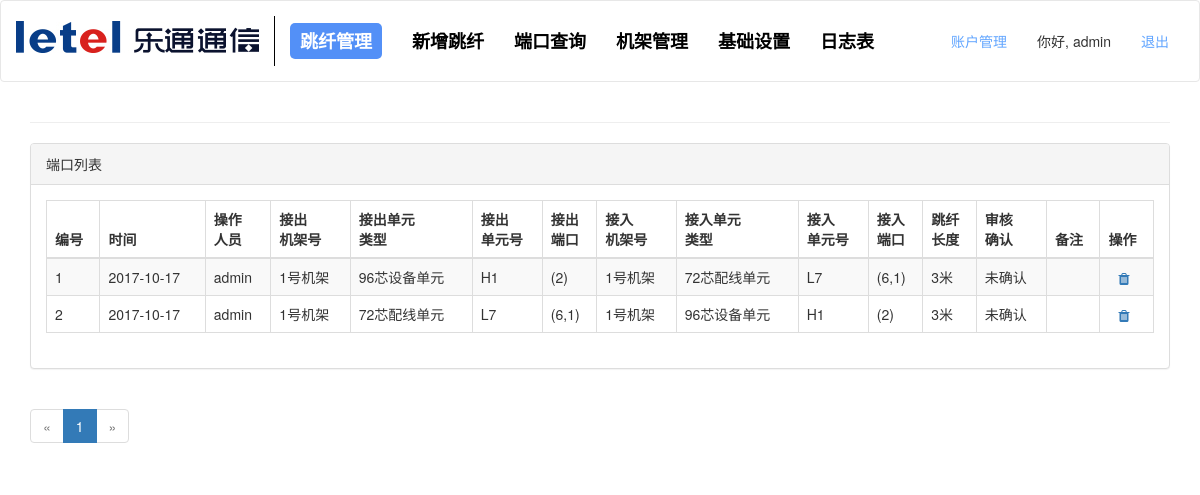
Page / (signed in) on the committed database.
### app/models.py (models this page shows, shortened)
class User(UserMixin, db.Model):
    __tablename__ = 'User'
    id = db.Column(db.Integer, primary_key=True)
    email = db.Column(db.String(64))
    username = db.Column(db.String(64), unique=True, index=True)
    password_hash = db.Column(db.String(128))
    role_id = db.Column(db.Integer, db.ForeignKey('roles.id')) #外键role_id = roles.id= roles表中的id
    status = db.Column(db.Boolean, default=True)
    logs = db.relationship('Log', backref='user', lazy='dynamic')
    @property
    def password(self):
        raise AttributeError('password is not a readable attribute')
    def can(self, permissions):
        return self.role is not None and \
            (self.role.permissions & permissions) == permissions
    def is_administrator(self):
        return self.can(Permission.ADMINISTER)

class DuankouTable(db.Model):
    __tablename__ = '端口'
    id = db.Column(db.Integer, primary_key=True)
    jiechu_jijia = db.Column(db.String(64))
    jiechu_side = db.Column(db.String(32))
    jiechu_slotnum = db.Column(db.Integer)
    jiechu_row = db.Column(db.Integer)
    jiechu_col = db.Column(db.Integer)
    jieru_jijia = db.Column(db.String(64))
    jieru_side = db.Column(db.String(32))  # slot块数
    jieru_slotnum = db.Column(db.Integer)  # 每块slot有几排
    jieru_row = db.Column(db.Integer)  # 每块slot有几列
    jieru_col = db.Column(db.Integer)
    line = db.Column(db.Integer)
    updated_time = db.Column(db.DateTime, default=datetime.now())
    username = db.Column(db.String(64))
    confirm = db.Column(db.Boolean, default=False)
    remark = db.Column(db.String(128))  # 备注

### app/main/views.py (the view)
@main.route('/', methods=['GET', 'POST'])
@login_required
def manage_jumping():
    page = request.args.get('page', 1, type=int)
    pagination = DuankouTable.query.paginate(page, per_page=100, error_out=False)
    duankouTables = pagination.items
    return render_template('manage_jumping.html', duankouTables=duankouTables, pagination=pagination)

### app/main/filters.py (called while the page is built)
def peixian_danyuan(s):
    if isinstance(s, int):
        s = str(s)
    PEIXIAN_DANYUAN = {
        '1': '12',
        '2': '11',
        '3': '10',
        '4': '9',
        '5': '8',
        '6': '7',
        '7': '6',
        '8': '5',
        '9': '4',
        '10': '3',
        '11': '2',
        '12': '1'
    }
    return PEIXIAN_DANYUAN[s]

def format_time(time):
    time = time.strftime("%Y-%m-%d")
    return time

### app/models.py (called while the page is built)
@login_manager.user_loader
def load_user(user_id):
    return User.query.get(int(user_id))

### app/templates/manage_jumping.html (shortened to what this page needs)
{% extends "base.html" %}
{% import "_macros.html" as macros %}
{% block styles %}
    {{ super() }}
    <link href={{ url_for('static', filename = 'vendor/app/css/manage_jumping.css') }} rel="stylesheet">
{% endblock %}
{% block page_content %}
<div class="page-header" style="background: #ffffff">
</div>
<div class="row">
    <div class="col-md-12">
        <div class="panel panel-default">
            <div class="panel-heading">
                端口列表
            </div>
            <div class="panel-body">
                <div class="table-responsive">
                    <table class="table table-striped table-bordered table-hover">
                        <thead>
                            <tr>
                                <th>编号</th>
                                <th>时间</th>
                                <th>操作<br>人员</th>
                                <th>接出<br>机架号</th>
                                <th>接出单元<br>类型</th>
                                <th>接出<br>单元号</th>
                                <th>接出<br>端口</th>
                                <th>接入<br>机架号</th>
                                <th>接入单元<br>类型</th>
                                <th>接入<br>单元号</th>
                                <th>接入<br>端口</th>
                                <th>跳纤<br>长度</th>
                                <th>审核<br>确认</th>
                                <th>备注</th>
                                <th>操作</th>
                            </tr>
                        </thead>
                        <tbody>
                            {% for duankouTable in duankouTables %}
                                <tr>
                                    {% if duankouTables %}
                                        <td>{{ duankouTables.index(duankouTable)+1 }}</td>
                                    {% endif %}
                                    <td>{{ duankouTable.updated_time | format_time }}</td>
                                    <td>{{ duankouTable.username }}</td>
                                    <td>{{ duankouTable.jiechu_jijia }}</td>
                                    <td>{{ duankouTable.jiechu_side }}</td>
                                    {% if duankouTable.jiechu_side == '72芯配线单元' %}
                                        <td>L{{ duankouTable.jiechu_slotnum | peixian_danyuan }}</td>
                                    {% else %}
                                        <td>H{{ duankouTable.jiechu_slotnum }}</td>
                                    {% endif %}
                                    {% if duankouTable.jiechu_side == '96芯设备单元' %}
                                        <td>({{ 1+24*(duankouTable.jiechu_row-1)+(duankouTable.jiechu_col-1) }})</td>
                                    {% else %}
                                        <td>({{ duankouTable.jiechu_row }},{{ duankouTable.jiechu_col }})</td>
                                    {% endif %}
                                    <td>{{ duankouTable.jieru_jijia }}</td>
                                    <td>{{ duankouTable.jieru_side }}</td>
                                    {% if duankouTable.jieru_side == '72芯配线单元' %}
                                        <td>L{{ duankouTable.jieru_slotnum | peixian_danyuan }}</td>
                                    {% else %}
                                        <td>H{{ duankouTable.jieru_slotnum }}</td>
                                    {% endif %}
                                    {% if duankouTable.jieru_side == '96芯设备单元' %}
                                        <td>({{ 1+24*(duankouTable.jieru_row-1)+(duankouTable.jieru_col-1) }})</td>
                                    {% else %}
                                        <td>({{ duankouTable.jieru_row }},{{ duankouTable.jieru_col }})</td>
                                    {% endif %}
                                    <td>{{ duankouTable.line }}米</td>
                                    <td>{{ macros.format_confirm(duankouTable.confirm) }}</td>
                                    <td></td>
                                    <td>
                                        <a class="icon" href="/jumping/delete/{{ duankouTable.id }}" title="删除" style="margin-left: 10px;">
                                            <span class="fa fa-trash glyphicon glyphicon-trash"></span>
                                        </a>
                                    </td>
                                </tr>
                            {% endfor %}
                        </tbody>
                    </table>
                </div>
            </div>
        </div>
    </div>
</div>
<div class="row">
    <div class="col-sm-6">
        {{ macros.pagination_widget(pagination, 'main.manage_jumping') }}
    </div>
</div>
{% endblock %}

### app/templates/base.html (shortened to what this page needs)
{% extends "bootstrap/base.html" %}
{% block styles %}
    {{ super() }}
    <link href={{ url_for('static', filename = 'vendor/bootstrap/css/bootstrap.min.css') }} rel="stylesheet">
    <link href={{ url_for('static', filename = 'vendor/app/css/normalize.css') }} rel="stylesheet">
    <link href={{ url_for('static', filename = 'vendor/app/css/base.css') }} rel="stylesheet">
    <link href={{ url_for('static', filename = 'vendor/font-awesome/css/font-awesome.min.css') }} rel="stylesheet" type="text/css">
{% endblock %}
{% block body_attribs %}
     onload="draw();"
{% endblock %}
{% block navbar %}
    <div class="navbar navbar-default" role="navigation">
        <div class="container">
            <div class="navbar-header">
                <a class="navbar-brand" href="/"><img src="/static/images/logo.jpg"></a>
            </div>
            <div class="navbar-collapse collapse">
                <ul class="nav navbar-nav">
                    <li><a href="/"><span>跳纤管理</span></a></li>
                    <li><a href="/new-jumping"><span>新增跳纤</span></a></li>
                    <li><a href="/interface"><span>端口查询</span></a></li>
                    <li><a href="/shebei"><span>机架管理</span></a></li>
                    <li><a href="/setting"><span>基础设置</span></a></li>
                    <li><a href="/log"><span>日志表</span></a></li>
                </ul>
                <ul class="nav navbar-nav navbar-right">
                    {% if current_user.is_administrator() %}
                        <li><a href="{{ url_for('auth.account') }}">账户管理</a></li>
                    {% endif %}
                    {% if current_user.is_authenticated %}
                        <li class="hello-user"><span>你好, {{ current_user.username }}</span></li>
                        <li><a href="{{ url_for('auth.logout') }}">退出</a></li>
                    {% else %}
                        <li><a href="{{ url_for('auth.login') }}">登入</a></li>
                    {% endif %}
                </ul>
            </div>
        </div>
    </div>
{% endblock %}
{% block content %}
<div class="container">
{% block page_content %}{% endblock %}
</div>
{% endblock %}

### app/templates/_macros.html
{% macro pagination_widget(pagination, endpoint, fragment='') %}
<ul class="pagination">
    <li{% if not pagination.has_prev %} class="disabled"{% endif %}>
        <a href="{% if pagination.has_prev %}{{ url_for(endpoint, page=pagination.prev_num, **kwargs) }}{{ fragment }}{% else %}#{% endif %}">
            &laquo;
        </a>
    </li>
    {% for p in pagination.iter_pages() %}
        {% if p %}
            {% if p == pagination.page %}
            <li class="active">
                <a href="{{ url_for(endpoint, page = p, **kwargs) }}{{ fragment }}">{{ p }}</a>
            </li>
            {% else %}
            <li>
                <a href="{{ url_for(endpoint, page = p, **kwargs) }}{{ fragment }}">{{ p }}</a>
            </li>
            {% endif %}
        {% else %}
        <li class="disabled"><a href="#">&hellip;</a></li>
        {% endif %}
    {% endfor %}
    <li{% if not pagination.has_next %} class="disabled"{% endif %}>
        <a href="{% if pagination.has_next %}{{ url_for(endpoint, page=pagination.next_num, **kwargs) }}{{ fragment }}{% else %}#{% endif %}">
            &raquo;
        </a>
    </li>
</ul>
{% endmacro %}
{% macro format_confirm(confirm) %}
    {% if confirm %}
        已确认
    {% else %}
        未确认
    {% endif %}
{% endmacro %}

### rows in the picture
User: username "admin"
DuankouTable: duankouTables "1", updated_time "2017-10-17", username "admin", jiechu_jijia "1号机架", jiechu_side "96芯设备单元", jiechu_slotnum "1", 1+24*(duankouTable.jiechu_row-1)+(duankouTable.jiechu_col-1) "2", jieru_jijia "1号机架", jieru_side "72芯配线单元", jieru_slotnum|peixian_danyuan "7", jieru_row "6", jieru_col "1", line "3"
DuankouTable: duankouTables "2", updated_time "2017-10-17", username "admin", jiechu_jijia "1号机架", jiechu_side "72芯配线单元", jiechu_slotnum|peixian_danyuan "7", jiechu_row "6", jiechu_col "1", jieru_jijia "1号机架", jieru_side "96芯设备单元", jieru_slotnum "1", 1+24*(duankouTable.jieru_row-1)+(duankouTable.jieru_col-1) "2", line "3"

### other values in the picture
{{ p }} "1"
